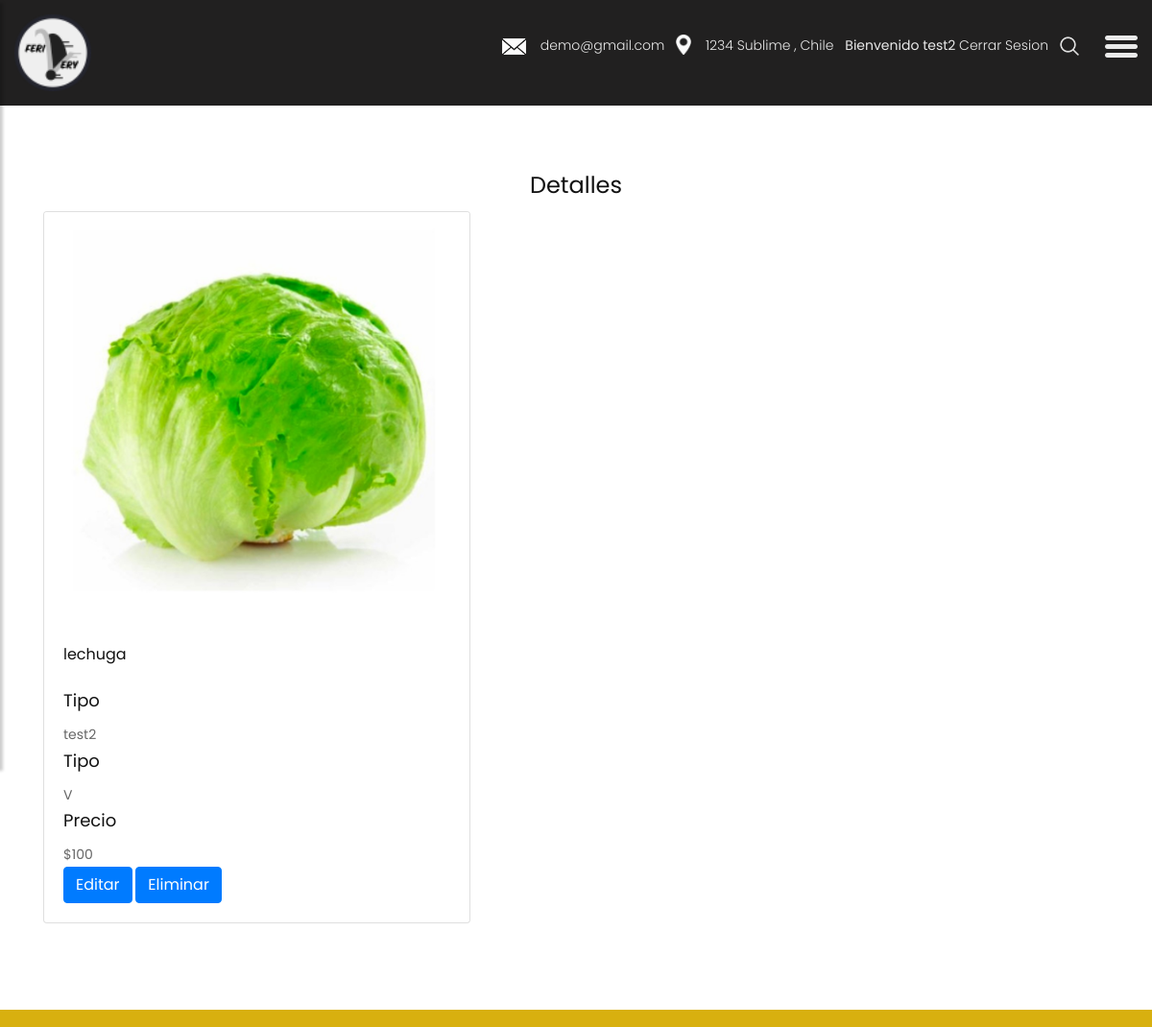
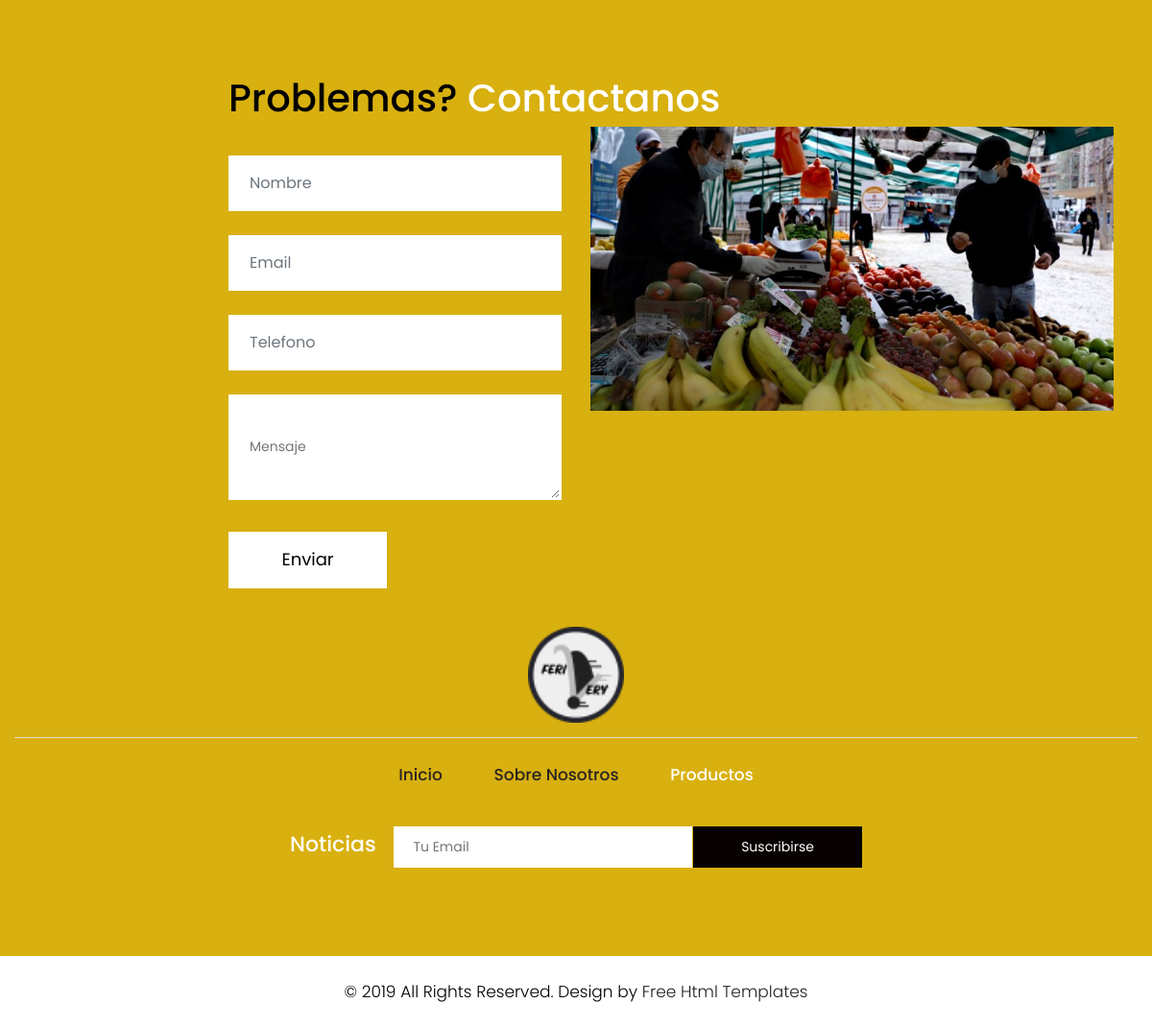
The page /product/5b98dca7951649079e9e3bcaf8614b60 (signed in) on the database its author committed (2 pictures, top to bottom).
### usuario/models.py (models this page shows)
class User(AbstractUser):
    is_vendedor = models.BooleanField(default=False)
    is_repartidor = models.BooleanField(default=False)
    is_comprador = models.BooleanField(default=False)
    class Meta:
        db_table = 'auth_user'

### product/models.py (models this page shows, shortened)
class product(models.Model):
    id = models.UUIDField(primary_key=True, default=uuid.uuid4)
    nombre = models.CharField(max_length=200)
    User = models.ForeignKey(User, on_delete=models.CASCADE)
    TIPO_PRODUC = (
        ('Fruta', 'Fruta'),
        ('Fruta','Verdura'),
        ('Fruta','Hortaliza')
        )
    tipo = models.CharField(
        max_length = 10,
        choices=TIPO_PRODUC,
        blank=True,
        default='Elija',
        help_text = 'Tipo de Producto'
        )
    precio = models.IntegerField()
    image = models.ImageField(
        upload_to='media',blank=True,
        default = 'products/noimage.png')
    class Meta:
        pass

### product/views.py (the view)
# urls.py: path('<str:pk>',views.ProductDetailView.as_view(),name='product_detail'),
class ProductDetailView(generic.DetailView):
	model = product

### product/templates/product/product_detail.html (shortened to what this page needs)
{% extends "base.html" %}
{% block content%}
{% load static %}
<br>
<br>
<br>
<br>
<br>
{% if product.User == user %}
<section id="galeria" class="container">
        <div class="text-center pt-5">
          <h1>Detalles</h1>
        </div>
        <div class="row">
          <div class="col-lg-5">
            <div class="card">
              <img class="card-img-top" src="{{ product.image.url }}">
              <div class="card-body">
                <h4 class="card-title"> {{ product.nombre }}</h4>
                <p class="card-text"><h3>Tipo</h3> {{product.User}} </p>
                <p class="card-text"><h3>Tipo</h3> {{product.tipo}} </p>
                <p class="card-text"><h3>Precio</h3> ${{product.precio}}</p>
                <a href="product/{{product.id}}/update/" class="btn btn-primary">Editar</a>
                <a href="product/{{product.id}}/delete/" class="btn btn-primary">Eliminar</a>
              </div>
            </div>
          </div>
        </div>
</section>
{% else %}
        <p>Que haces aquí?</p>
        {% endif %}
{% endblock%}

### ferivery/templates/base.html (shortened to what this page needs)
<!DOCTYPE html>
<html lang="es">
<head>
    {% load static %}
{% load static %}
    <link rel="stylesheet" href="{% static 'css/bootstrap.min.css'%}">
    <link rel="stylesheet" href="{% static 'css/owl.carousel.min.css'%}">
    <link rel="stylesheet" href="{% static 'css/style.css' %}">
    <link rel="stylesheet" href="{% static 'css/responsive.css' %}">
    <link rel="stylesheet" href="https://cdnjs.cloudflare.com/ajax/libs/font-awesome/4.7.0/css/font-awesome.min.css">
</head>
<body class="main-layout">
    <div class="wrapper">
    <div id="content">
    <header>
        <div class="container-fluid">
            <div class="row">
                <div class="col-md-3">
                    <div class="full">
                        <a class="logo" href="{% url 'index' %}"><img src="{% static 'images/ferivery.png' %}" width="80" height="80" alt="#" /></a>
                    </div>
                </div>
                <div class="col-md-9">
                    <div class="full">
                        <div class="right_header_info">
                            <ul>
                                <li class="dinone"><img style="margin-right: 15px;" src="{% static 'images/mail_icon.png' %}" alt="#"><a href="#">demo@gmail.com</a></li>
                                <li class="dinone"><img style="margin-right: 15px;height: 21px;position: relative;top: -2px;" src="{% static 'images/location_icon.png'%}" alt="#"><a href="#">1234 Sublime , Chile</a></li>
                                {% if user.is_authenticated %}
                                <li class="dinone">Bienvenido {{ user }} <a class = "button "a href="{% url 'logout' %}" >Cerrar Sesion</a></li>
                                {% else %}
                                <li class="button_user"><a class="button" href="{% url 'login' %}">Iniciar</a><a class="button" href="{% url 'register'%}">Registrarse</a></li>
                                {% endif %}
                                <li><img style="margin-right: 15px;" src="{% static 'images/search_icon.png'%}" alt="#"></li>
                                <li>
                                    <button type="button" id="sidebarCollapse">
                                        <img src="{% static 'images/menu_icon.png'%}" alt="#">
                                    </button>
                                </li>
                            </ul>
                        </div>
                    </div>
                </div>
            </div>
        </div>
    </header>
{% block content %}
{% load static %}
{% endblock%}
</div>
<fooetr>
    <div class="footer">
        <div class="container-fluid">
            <div class="row">
              <div class=" col-md-12">
                <h2>Problemas?<strong class="white"> Contactanos</strong></h2>
              </div>
                <div class="col-xl-6 col-lg-6 col-md-6 col-sm-12">
                    <form class="main_form">
                        <div class="row">
                            <div class="col-xl-12 col-lg-12 col-md-12 col-sm-12">
                                <input class="form-control" placeholder="Nombre" type="text" name="Nombre">
                            </div>
                            <div class="col-xl-12 col-lg-12 col-md-12 col-sm-12">
                                <input class="form-control" placeholder="Email" type="text" name="Email">
                            </div>
                            <div class="col-xl-12 col-lg-12 col-md-12 col-sm-12">
                                <input class="form-control" placeholder="Telefono" type="text" name="Telefono">
                            </div>
                            <div class="col-xl-12 col-lg-12 col-md-12 col-sm-12">
                                <textarea class="textarea" placeholder="Mensaje" type="text" name="Mensaje"></textarea>
                            </div>
                            <div class="col-xl-12 col-lg-12 col-md-12 col-sm-12">
                                <button class="send">Enviar</button>
                            </div>
                        </div>
                    </form>
                </div>
                <div class="col-xl-6 col-lg-6 col-md-6 col-sm-12">
                    <div class="img-box">
                        <figure><img src="{% static 'images/feria.jpg'%}" alt="img" /></figure>
                    </div>
                </div>
            </div>
            <div class="row">
                <div class="col-md-12">
                    <div class="footer_logo">
                      <a href="{% url 'index' %}"><img src="{% static 'images/ferivery.png'%} " height="100" width="100" alt="logo" /></a>
                    </div>
                </div>
                <div class="col-md-12">
                    <ul class="lik">
                        <li > <a href="{% url 'index' %}">Inicio</a></li>
                        <li> <a href="{% url 'about' %}">Sobre Nosotros</a></li>
                        <li class="active"> <a href="{% url 'blog' %}">Productos</a></li>
                    </ul>
                </div>
                <div class="col-md-12">
                    <div class="new">
                        <h3>Noticias</h3>
                        <form class="newtetter">
                            <input class="tetter" placeholder="Tu Email" type="text" name="Your email">
                            <button class="submit">Suscribirse</button>
                        </form>
                    </div>
                </div>
            </div>
        </div>
        <div class="copyright">
            <div class="container">
                <p>© 2019 All Rights Reserved. Design by<a href="https://html.design/"> Free Html Templates</a></p>
            </div>
        </div>
    </div>
</fooetr>
</div>
</body>
</html>

### ferivery/static/css/style.css (style rules this page uses)
body { color: #666666; font-size: 14px; font-family: 'poppins', sans-serif; line-height: 1.80857; font-weight: normal; }
a { color: #1f1f1f; text-decoration: none !important; outline: none !important; -webkit-transition: all .3s ease-in-out; -moz-transition: all .3s ease-in-out; -ms-transition: all .3s ease-in-out; -o-transition: all .3s ease-in-out; transition: all .3s ease-in-out; }
h1, h2, h3, h4, h5, h6 { letter-spacing: 0; font-weight: normal; position: relative; padding: 0 0 10px 0; font-weight: normal; line-height: normal; color: #111111; margin: 0 }
h1 { font-size: 24px }
h2 { font-size: 22px }
h3 { font-size: 18px }
h4 { font-size: 16px }
*, *::after, *::before { -webkit-box-sizing: border-box; -moz-box-sizing: border-box; box-sizing: border-box; }
ul, li, ol { margin: 0px; padding: 0px; list-style: none; }
p { margin: 0px; font-weight: 300; font-size: 15px; line-height: 24px; }
a { color: #222222; text-decoration: none; outline: none !important; }
a, .btn { text-decoration: none !important; outline: none !important; -webkit-transition: all .3s ease-in-out; -moz-transition: all .3s ease-in-out; -ms-transition: all .3s ease-in-out; -o-transition: all .3s ease-in-out; transition: all .3s ease-in-out; }
img { max-width: 100%; height: auto; }
button { border: 0; margin: 0; padding: 0; cursor: pointer; }
.full { float: left; width: 100%; }
.full { width: 100%; float: left; margin: 0; padding: 0; }
header { min-height: 90px; background: #212020; padding: 15px 0; position: fixed; width: 100%; top: 0; left: 0; z-index: 998; }
header .container-fluid { max-width: 1850px; }
.right_header_info { width: 100%; float: left; padding: 20px 0 0; }
.right_header_info ul { list-style: none; padding: 0; margin: 0; float: right; }
.right_header_info ul li { display: inline; font-size: 16px; margin-left: 45px; color: #eaeaea; font-weight: 400; float: left; }
.right_header_info ul li a { color: #eaeaea; font-weight: 300; }
#sidebarCollapse { background: transparent; }
.footer { background: #d8b00f; padding-top:90px; margin-top: 90px; }
.footer h2 { color: #000; font-size: 40px; font-weight: 500; padding-left: 223px; padding-bottom: 0px; }
.white { color: #fff; font-weight: 500; }
.main_form { padding-top: 30px; padding-left: 223px; }
.form-control { border: #fff solid 2px; border-radius: inherit; margin-bottom: 25px; padding: 15px 20px; font-family: poppins; }
.textarea { font-family: poppins; border: #fff solid 2px; margin-bottom: 25px; padding: 15px 20px; width: 100%; padding-top: 40px; }
.send { font-family: poppins; float: left; margin: 0 auto; display: block; background: #fff; color: #000; max-width: 165px; padding: 13px 0px; width: 100%; font-size: 18px; }
.footer .img-box { padding-right: 25px; }
.footer_logo { margin-top: 40px; text-align: center; border-bottom: #ddd solid 1px; padding-bottom: 15px; margin-bottom: 15px; }
ul.lik { text-align: center; margin-top: 10px; }
ul.lik li { display: inline-block; }
ul.lik li a { color: #292323; font-size: 17px; line-height: 27px; padding: 0px 25px; font-weight: 500; }
ul.lik li.active a { color: #fff; }
.new { text-align: center; margin-top: 40px; }
.new h3 { color: #fff; font-size:22px; font-weight: 500; display:inline-block; padding-right: 15px; }
.newtetter { display: inline-block; }
.newtetter .tetter { padding: 9px 20px; border-radius: inherit; border: indianred }
.submit { background: #070100; margin-left: -3px; padding: 9px 50px; color: #fff; }
.footer .img-box figure { margin: 0px; }
.footer .img-box figure img { width: 100%; }
.copyright { background: #fff; margin-top: 90px; }
.copyright p { color: #000; text-align: center; padding: 25px 0px; font-size: 17px; }
#sidebarCollapse { background: transparent; padding: 0; border: none; }

### ferivery/static/css/responsive.css (style rules this page uses)
@media (min-width: 1200px) and (max-width: 1500px) { .right_header_info ul li { font-size: 14px; margin-left: 12px; } }

### rows shown on the page
product: image (picture), nombre "lechuga", User "test2", tipo "V", precio "100"

### other values the page prints
{{ user }} "test2"
